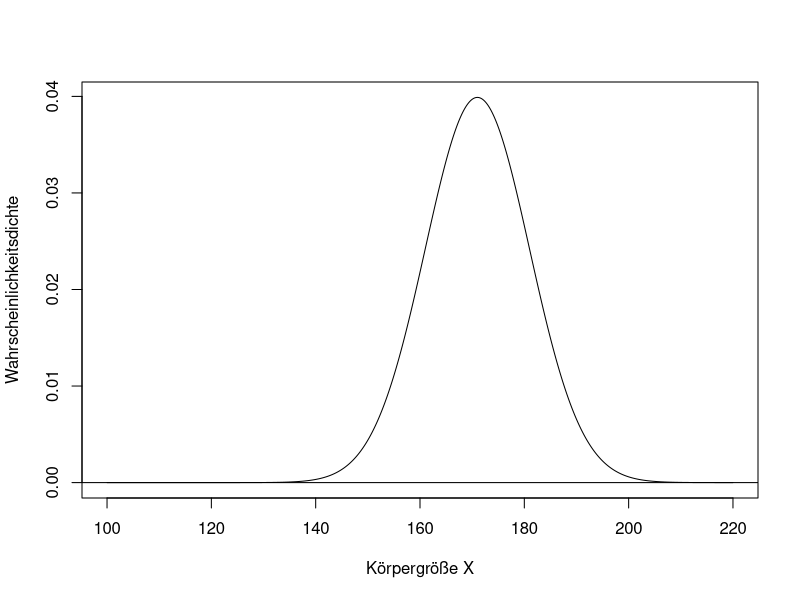
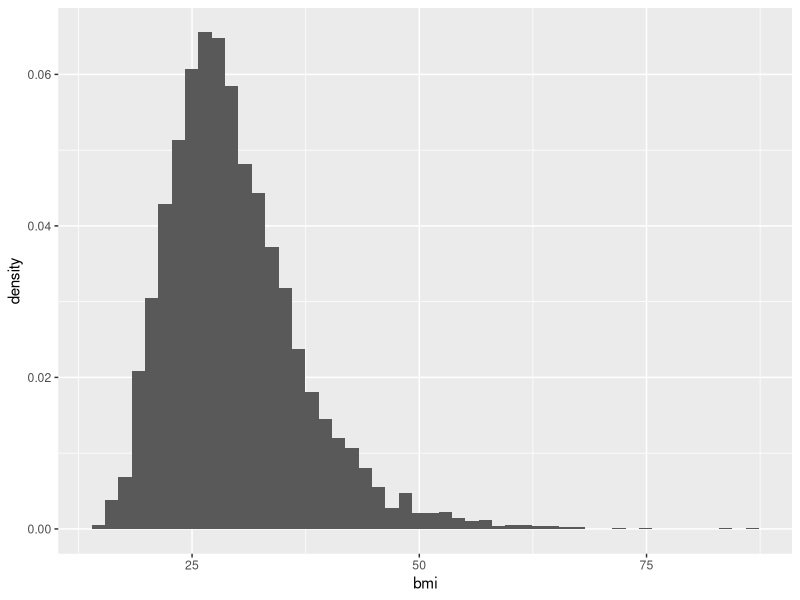
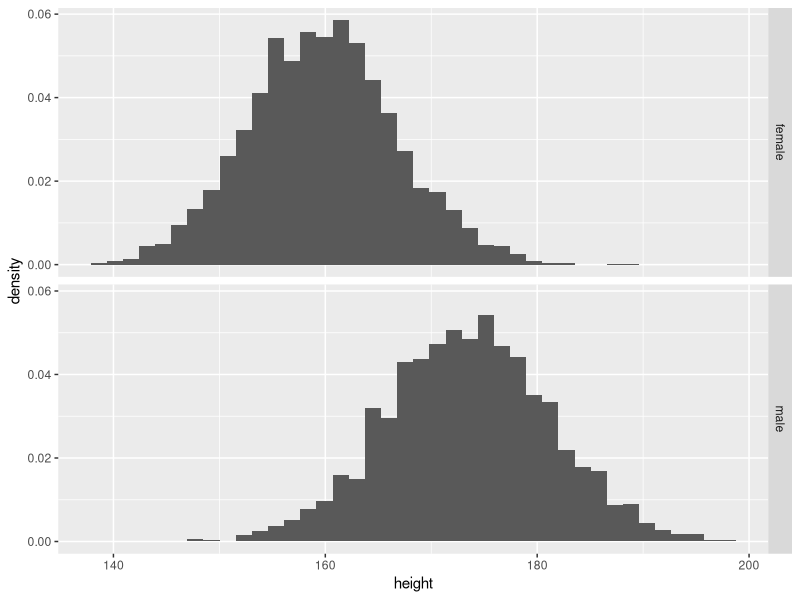
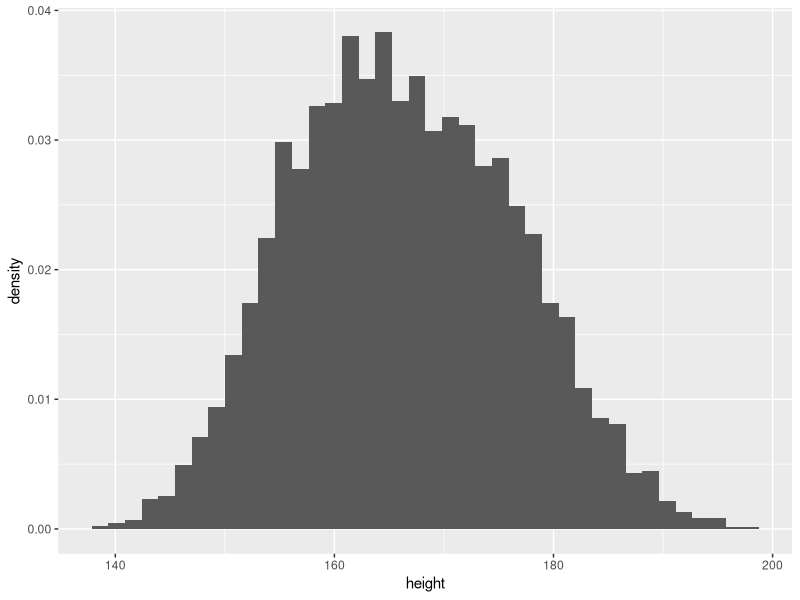
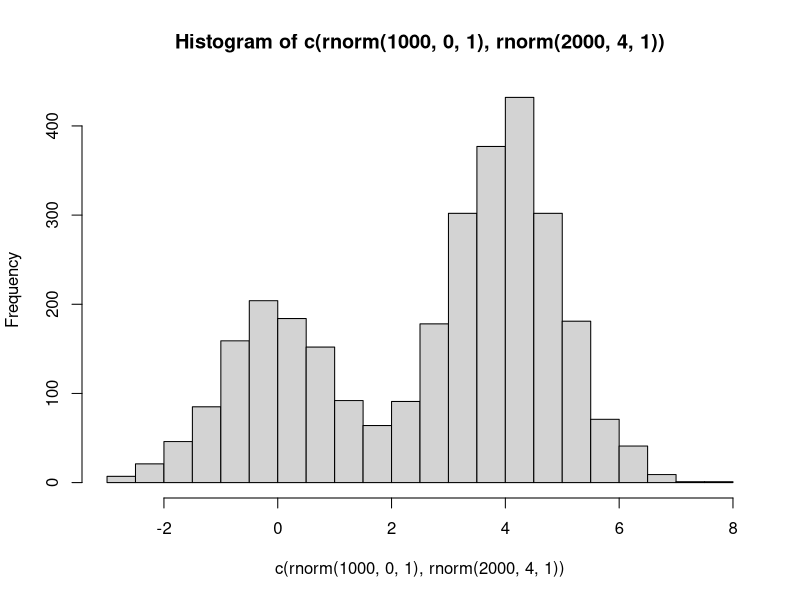
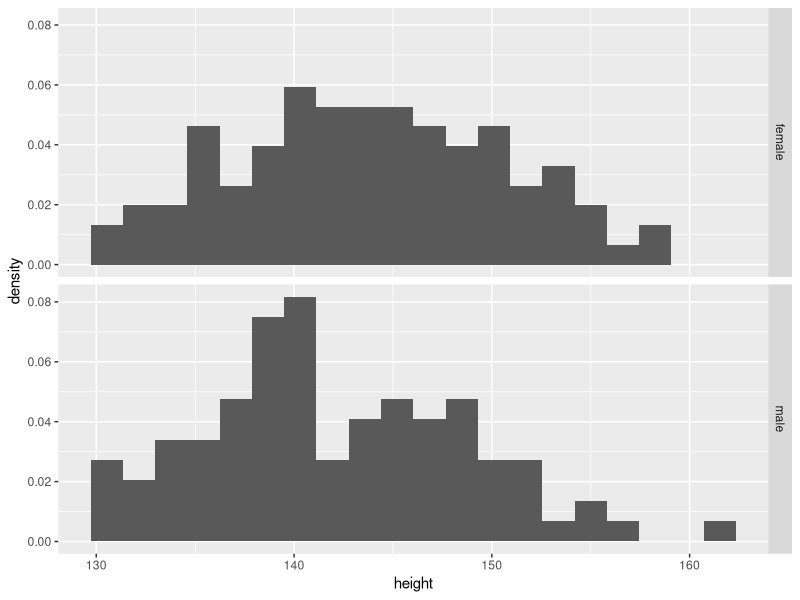
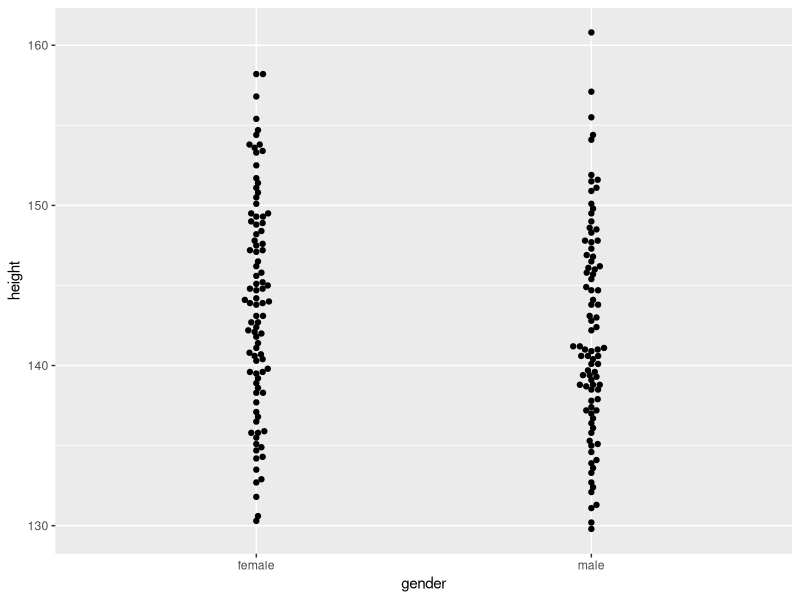
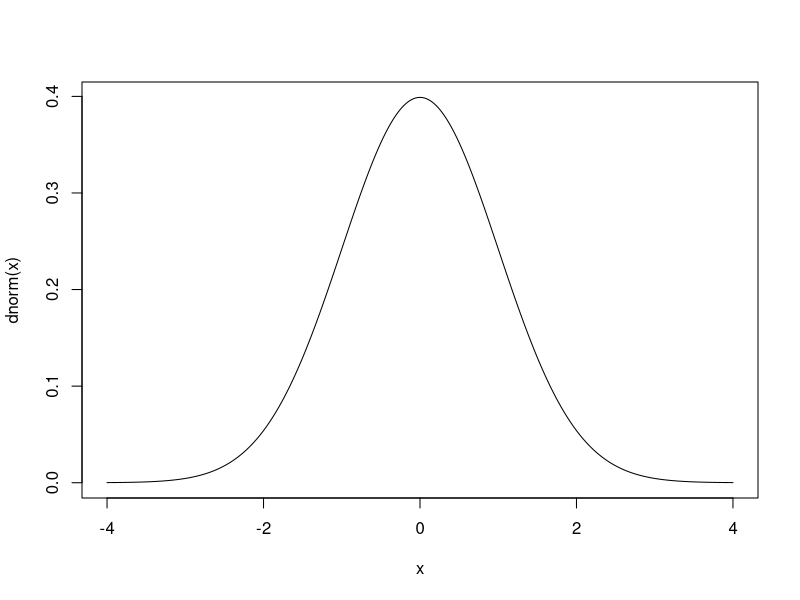

Write the R code that produced these figures, in order.
## ---- chunk 1
suppressPackageStartupMessages(library(tidyverse))
set.seed(13245768)

expand_grid( w1=1:6, w2=1:6 ) %>%
group_by( Augensumme = w1+w2 ) %>%
summarise( Wahrscheinlichkeit = sprintf( "%d/36 = %.3f", n(), n()/36 ) )
## ---- chunk 2
xg <- seq( 100, 220, l=1000 )
plot( xg, dnorm( xg, 171, 10 ), type="l", xlab="Körpergröße X", ylab="Wahrscheinlichkeitsdichte" )
abline(h=0)
## ---- chunk 3
read_csv( "data_on_git/nhanes.csv" ) %>%
filter( age >= 18, !is.na(height), !is.na(weight) ) %>%
mutate( bmi = weight / (height/100)^2 ) -> nhanes_adults
## ---- chunk 4
nhanes_adults %>%
ggplot + 
  geom_histogram(aes( x=bmi, y=after_stat(density) ), bins=50 ) 
## ---- chunk 5
nhanes_adults %>%
ggplot + 
  geom_histogram(aes( x=height, y=after_stat(density) ), bins=40 ) + 
  facet_grid(rows="gender")
## ---- chunk 6
nhanes_adults %>%
ggplot + 
  geom_histogram(aes( x=height, y=after_stat(density) ), bins=40 ) 
## ---- chunk 7
hist( c( rnorm(1000, 0, 1 ), rnorm(2000, 4, 1 )), 30 )
## ---- chunk 8
read_csv( "data_on_git/nhanes.csv" ) %>%
filter( age == 10, !is.na(height) ) -> nhanes_10_year_olds

nhanes_10_year_olds %>%
ggplot() + geom_histogram( aes( x=height, y=after_stat(density) ), bins=20 ) +
  facet_grid( rows="gender" )
## ---- chunk 9
nhanes_10_year_olds %>%
ggplot() + ggbeeswarm::geom_beeswarm( aes( x=gender, y=height ) )
## ---- chunk 10
t.test( height ~ gender, nhanes_10_year_olds )
## ---- chunk 11
x <- seq( -4, 4, length.out=1000 )
plot( x = x, y = dnorm( x ), type="l" )   # type 'l' is 'line'';  dnorm(x) ste'
## ---- chunk 12
x <- seq( 150, 200, length.out=1000 )
plot( 
  x = x, 
  y = dnorm( x, mean=178, sd=7 ), 
  type = "l" )
## ---- chunk 13
nhanes_adults %>% 
sample_n( 5 ) %>%
summarise( bmi_sum = sum(bmi) ) 
## ---- chunk 14
map_dfr( 1:1000, ~{
  nhanes_adults %>% 
  sample_n( 5 ) %>%
  summarise( bmi_sum = sum(bmi) ) } ) 
## ---- chunk 15
map_dfr( 1:1000, ~{
  nhanes_adults %>% 
  sample_n( 5 ) %>%
  summarise( bmi_sum = sum(bmi) ) } ) %>%
ggplot + geom_histogram( aes( x=bmi_sum, y=after_stat(density) ), bins=30 )
## ---- chunk 16
replicate( 1000, sample( nhanes_adults$bmi, 5 ) ) %>% hist()
## ---- chunk 17
map_dfr( c(1,2,3,5,10,30,100, 300), \(k)
  tibble( 
    bmi_sum = replicate( 30000, sum( sample( nhanes_adults$bmi, k ) ) ), 
    g = { if(k==1) "single BMI value" else str_glue( "sum of {k} BMI values" ) } ) ) %>%
mutate( g = fct_inorder(g) ) %>%  
ggplot() + geom_histogram( aes(x=bmi_sum,y=after_stat(density)), bins=30 ) +
    facet_wrap( ~g, scales = "free", ncol=2  )
## ---- chunk 18
nhanes_adults %>%
filter( gender=="male" ) %>%
summarise( mean(height), sd(height) )
## ---- chunk 19
tibble( height = seq( 150, 200, by=.02 ) ) %>%
mutate( density = dnorm( height, mean=173.47, sd=7.68 ) ) -> men_height_norm_dens

men_height_norm_dens %>%
ggplot + geom_line( aes( x=height, y=density ), col="purple" )
## ---- chunk 20
ggplot(NULL) +
  geom_histogram( aes( x=height, y=after_stat(density) ),
        data = { nhanes_adults %>% filter( gender=="male" ) } ) +
  geom_line( aes( x=height, y=density ), col="purple",
        data = men_height_norm_dens ) 
## ---- chunk 21
pnorm(1) - pnorm(-1)
pnorm(2) - pnorm(-2)
pnorm(3) - pnorm(-3)
## ---- chunk 22
nhanes_adults %>%
summarise( mean(bmi), sd(bmi) )
## ---- chunk 23
nhanes_adults %>%
sample_n(10) %>%
summarise( mean(bmi) )
## ---- chunk 24
mean( sample( nhanes_adults$bmi, 10 ) )
## ---- chunk 25
replicate( 1000, mean( sample( nhanes_adults$bmi, 10 ) ) ) -> bmi_means_from_10_subjects

str( bmi_means_from_10_subjects )
## ---- chunk 26
hist( bmi_means_from_10_subjects )
## ---- chunk 27
sd( bmi_means_from_10_subjects )
## ---- chunk 28
sd( nhanes_adults$bmi ) / sqrt(10)
## ---- chunk 29
replicate( 1000, sd( sample( nhanes_adults$bmi, 10 ) ) ) %>% hist()
## ---- chunk 30
rnorm( 15, mean=173.5, sd=7.7 ) -> x
x
## ---- chunk 31
mean(x)
## ---- chunk 32
t.test(x)
## ---- chunk 33
rnorm( 15, mean=10, sd=3 ) -> x
x
t.test(x)
## ---- chunk 34
map_dfr( 1:1000, ~{
  rnorm( 15, mean=10, sd=3 ) -> x
  t.test( x ) -> result
  tibble( 
    ci_lo = result$conf.int[1],
    mean = mean(x),
    ci_hi = result$conf.int[2] )
}) -> tbl

tbl
## ---- chunk 35
tbl %>%
summarise( 
  n_non_covering = sum( ci_lo > 10 | ci_hi < 10 ),
  n = n() )
## ---- chunk 36
nhanes_10_year_olds %>%
filter( gender=="male" ) %>%
pull( height ) %>%
t.test()
## ---- chunk 37
nhanes_10_year_olds %>%
group_by( gender ) %>%
summarise( 
  broom::tidy( t.test(height) ), 
  n = n() ) -> means_with_ci

means_with_ci
## ---- chunk 38
nhanes_10_year_olds %>%
ggplot( aes( x=gender) ) +
  ggbeeswarm::geom_beeswarm( aes( y=height ) ) +
  geom_errorbar( aes( ymin = conf.low, ymax=conf.high ), 
      col="magenta", width=.3,
      data = means_with_ci )
## ---- chunk 39
nhanes_10_year_olds %>%
ggplot( aes( x=gender) ) +
  ggbeeswarm::geom_beeswarm( aes( y=height ) ) +
  geom_errorbar( aes( ymin = conf.low, ymax=conf.high ), 
      col="magenta", width=.3,
      data = means_with_ci ) +
  geom_errorbar( aes( ymin = estimate, ymax=estimate ), 
      col="magenta", width=.15,
      data = means_with_ci )
## ---- chunk 40
nhanes_10_year_olds %>%
group_by( gender ) %>%
summarise(
  mean = mean(height),
  sd = sd(height),
  n = n(),
  sem = sd/sqrt(n)
) -> means_with_sem

means_with_sem
## ---- chunk 41
nhanes_10_year_olds %>%
ggplot( aes( x=gender) ) +
  ggbeeswarm::geom_beeswarm( aes( y=height ) ) +
  geom_errorbar( aes( ymin = mean-sem, ymax=mean+sem ), 
      col="magenta", width=.3,
      data = means_with_sem ) +
  geom_errorbar( aes( ymin = mean, ymax=mean ), 
      col="magenta", width=.15,
      data = means_with_sem )

## ---- chunk 42
tibble( n=2:1000 ) %>% 
mutate( prob = 1-2*pt(-1,n) ) %>%    #(not obvious)
ggplot() + 
  geom_point( aes( x=n, y=100*prob ) ) + ylim(50,80) +
  xlab("Anzahl Werte") + ylab("Überdeckungs-Wahrscheinlichkeit [%]") +
  scale_x_log10(
    breaks = c(1, 2, 3, 5, 10^(1:5)),
    minor_breaks = c(1:9, 10^(1:5) %o% c(1:9))
  )
